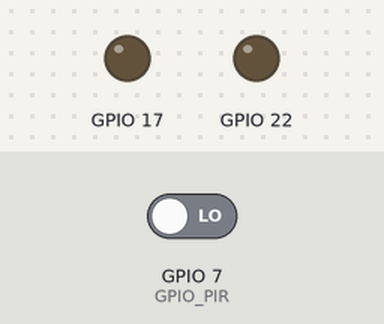
A program run on a simulated Raspberry Pi (BCM pin numbers). Parts: output pins drawn as LEDs (lit = HIGH). The inputs (shaded band) are chosen by the test bench; at power-on: GPIO 7 (GPIO_PIR) LOW. What the program prints to the terminal is not drawn.

Above: at 1.2 s.
1.3 s: GPIO 7 (GPIO_PIR) driven HIGH
At 2.1 s:
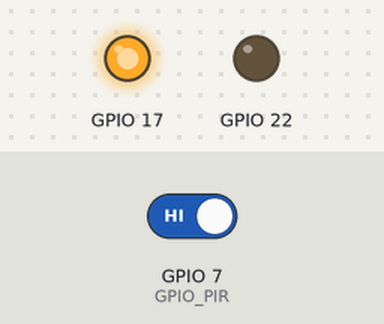
Timing chart, 0 to 4.3 s (numbered marks = the images above; inputs shaded):
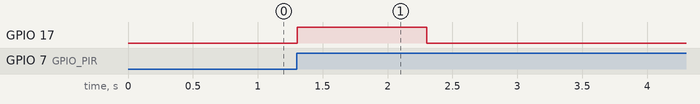

Measured:
- after the input at 1.3 s, GPIO 17: LOW → HIGH at once, → LOW 1.0 s later

The program:

pir.py
```python
import time as t

import RPi.GPIO as g

g.setmode(g.BCM)
g.setwarnings(False)
GPIO_PIR = 7
print("Pir Test")
g.setup(GPIO_PIR, g.IN)
g.setup(17, g.OUT)
g.setup(22, g.OUT)

g.output(22, g.LOW)
g.output(17, g.LOW)
Current_State = 0
Previous_State = 0

try:
    print("Waiting")
    while g.input(GPIO_PIR) == 1:
        Current_State = 0
    print("Ready")

    while True:
        Current_State = g.input(GPIO_PIR)
        if Current_State == 1 and Previous_State == 0:
            g.output(17, g.HIGH)
            t.sleep(1)
            g.output(17, g.LOW)
            print("Motion")

            Previous_State = 1
        elif Current_State == 0 and Previous_State == 1:
            Previous_State = 0
            t.sleep(4.5)
            g.output(22, g.HIGH)
            t.sleep(0.1)
            g.output(22, g.LOW)
            print("REady")
        t.sleep(0.01)

except KeyboardInterrupt:
    print("Quit")
    g.cleanup()
```
